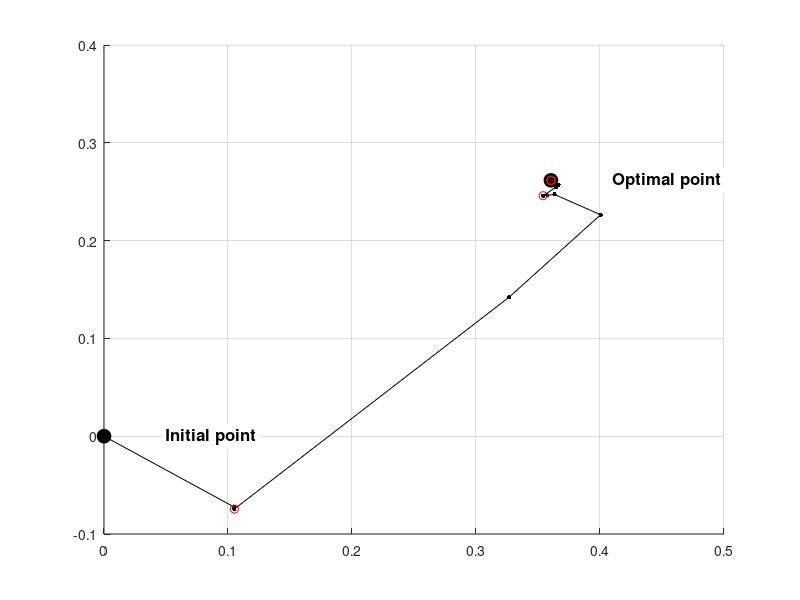

This figure's MATLAB source:
%%%
% MPC-425, Exercise 2
%%%
function QuadraticOptimization

% Problem:
%  min  0.5 * z' * prob.H * z + prob.q' * z
%  s.t. prob.G * z <= prob.d

%% Choose problem parameters
dim   = 2; % Number of optimization variables
speed = 'fast'; % set to 'fast' for fast convergence, and 'slow' to see what's going on
seed  = ceil(100*rand); % Set to any integer to choose the randomly generated problem

[prob,opt] = setupEx2(dim, speed, seed);

%%%%%%%%%%%%%%%%%%% THE BARRIER METHOD %%%%%%%%%%%%%%%%%%%
%%%%%%%%%%%%%%%%%%% THE BARRIER METHOD %%%%%%%%%%%%%%%%%%%

% Initialize
kappa = opt.kappa0;
z     = prob.z0;
zprev = z;

% Outer loop
stats.outerIterations = 0;
stats.innerIterations = 0;
tic
while kappa > opt.epsilon % Stop once the barrier term is small
  stats.outerIterations = stats.outerIterations + 1;
  
  % Inner loop (centering step)
  while 1
    stats.innerIterations = stats.innerIterations + 1;
    if any(prob.d-prob.G*z < 0), error('Current point z is not feasible'); end

    %vvvvvvvvvvvvvvvv YOUR CODE HERE vvvvvvvvvvvvvvvvvvv

    % Compute search Newton's direction 
    summ = 0;
    summ2 = 0;
    for k = 1:length(prob.d)
        di = prob.d(k);
        gi = prob.G(k,:);
        summ = summ + 1/(di-gi*z).^2*gi'*gi;
        summ2 = summ2 + 1/(di-gi*z)*gi';
    end
    A = prob.H + kappa*summ;
    b = -prob.H*z - prob.q - kappa*summ2;
    
    [L, U, P] = lu(A);
    y = L\P*b;
    Dz = U\y;

    %^^^^^^^^^^^^^^^^ YOUR CODE HERE ^^^^^^^^^^^^^^^^^^^

    if dim == 2, plot([z(1);zprev(1)],[z(2);zprev(2)],'k.-','markersize',10); drawnow; end

    t = 1;

    % Reduce t until z+t*Dz is feasible
    % (Backtrack for feasibility)
    % Use opt.beta / opt.alpha as the backtracking parameters

    while t > opt.epsilon && any(prob.G*(z+t*Dz) > prob.d)
      t = opt.beta*t;
    end

    % Reduce t to minimize f(z+t*Dz)
    % Use opt.beta / opt.alpha as the backtracking parameters

    while t > opt.epsilon
      fup   = prob.f(z+t*Dz) + kappa * prob.phi(z+t*Dz); 
      df    = prob.gradF(z)  + kappa * prob.gradPhi(z);
      fdown = prob.f(z)      + kappa * prob.phi(z) + opt.alpha*t*df'*Dz;

      if fup < fdown, break; end
      t=opt.beta*t;
    end

    % Termination condition
    % We stop if we're no longer making any progress, either because the
    % step size t is very small, or the size of the gradient is very small
    if t < opt.epsilon || norm(Dz) < opt.epsilon, break; end
    
    % Slow down convergence so we can see what's going on
    if opt.slow, t = min([t t/(20*norm(Dz)) ]); end
    
    % Take step
    zprev = z;
    z = z + t*Dz;
  end

  if dim == 2, plot(z(1),z(2),'ro'); drawnow; end

  % Decrease barrier parameter
  kappa = kappa * opt.mu;
end
stats.solveTime = toc;

%%%%%%%%%%%%%%%%%%% THE BARRIER METHOD END %%%%%%%%%%%%%%%%%%%
%%%%%%%%%%%%%%%%%%% THE BARRIER METHOD END %%%%%%%%%%%%%%%%%%%


%%
% Solve the optimization problem and compare
tic
[zopt,fval,flag] = quadprog(prob.H,prob.q,prob.G,prob.d);
stats.quadprogSolveTime = toc;
if flag ~= 1, error('Could not solve optimization problem'); end

fprintf('---------------------\n');
fprintf('Your optimal cost: %f\n', prob.f(z));
fprintf('True optimal cost: %f\n', fval);
fprintf('Error = %f\n\n', abs(prob.f(z) - fval));


if dim==2
  fprintf('---------------------\n');
  fprintf('Your optimal solution: [%.3f %.3f]\n', z(1), z(2));
  fprintf('True optimal solution: [%.3f %.3f]\n', zopt(1), zopt(2));
  fprintf('Norm of error = %f\n\n', norm(z-zopt));
end

fprintf('---------------------\n');
fprintf('Solution statistics:\n');
fprintf('  Number of outer iterations: %i\n', stats.outerIterations);
fprintf('  Number of inner iterations: %i\n', stats.innerIterations);
fprintf('  Solve time:                 %.2f seconds\n', stats.solveTime);
fprintf('  Matlab solve time:          %.2f seconds\n', stats.quadprogSolveTime);

end
%% 

%
% Setup a random quadratic program
%
function [prob, opt] = setupEx2(dim, speed, seed)


%% Create a random quadratic program with dim variables
prob = randomQP(dim, seed);

%% Plot the problem
if dim == 2
  plotOptimization(prob);
end

%% Barrier method parameters
% Select 'true' for slow convergence, so you can see the central path.
% Select 'false' for standard, fast convergence
opt = setBarrierParameters(strncmp(speed, 'slow', 1));

end

%% Set the optimization parameters
function opt = setBarrierParameters(isSlow)
if isSlow
  % Use these parameters for "slow" convergence, so you can see the central path
  opt.kappa0  = 100;   % Initial value of barrier parameter
  opt.alpha   = 0.02;  % Line search parameters
  opt.beta    = 0.9;
  opt.mu      = 0.8;   % Decrease rate for barrier parameter
  opt.epsilon = 1e-3;  % Optimality tolerance
  opt.slow    = true;
else
  % Use these parameters for "fast" convergence, to solve the optimization problem
  opt.kappa0  = 1;
  opt.alpha   = 0.02;
  opt.beta    = 0.7;
  opt.mu      = 1e-2;
  opt.epsilon = 1e-8;
  opt.slow    = false;
end
end

%% Plot the optimization problem (if it is 2D)
function plotOptimization(prob)
if prob.dim ~= 2
  fprintf('Can only plot two dimensional optimization problems\n');
  return
end
clf; hold on; grid on;
try
  P = Polyhedron(prob.G,prob.d);
  P.plot('alpha',0.1,'linewidth',3,'color','k');
  %plotPolyLine(polytope(prob.G,prob.d),'k',3);
  
  %[X,Y] = gridPolytope(polytope(prob.G,prob.d),50);
  [B,l,u]=bounding_box(polytope(prob.G,prob.d));
  [X,Y] = meshgrid(linspace(l(1)-0.1,u(1)+0.1,50),linspace(l(2)-0.1,u(2)+0.1,50));
  F = 0*X;
  for i = 1:size(X,1)
    for j = 1:size(X,2)
      z = [X(i,j);Y(i,j)];
      F(i,j) = prob.f(z);
    end
  end
  contour(X,Y,F,20);
catch
  warning('Could not plot the constraints - possibly MPT is not installed?');
end

% Compute optimal solution and plot
try
  [zopt,fval,flag] = quadprog(prob.H,prob.q,prob.G,prob.d);
  if flag ~= 1, error('Could not solve optimization problem'); end
  plot(zopt(1),zopt(2),'ko','markersize',10,'markerfacecolor','k');
  text(zopt(1)+0.05,zopt(2),'Optimal point','fontweight','bold','fontsize',12,'backgroundcolor','w');
  plot(prob.z0(1),prob.z0(2),'ko','markersize',10,'markerfacecolor','k');
  text(prob.z0(1)+0.05,prob.z0(2),'Initial point','fontweight','bold','fontsize',12,'backgroundcolor','w');
catch
  warning('Could not compute the optimal solution - possibly optimization toolbox isn''t installed?');
end

% Compute analytic center and plot
try
  x = sdpvar(size(prob.G,2),1);
  dd = optimize(prob.d-prob.G*x >= 0, -geomean(prob.d-prob.G*x));
  if dd.problem ~= 0, error('Could not compute analytic center'); end
  x = double(x);
  plot(x(1),x(2),'ko','markersize',10,'markerfacecolor','k');
  text(x(1)+0.05,x(2),'Analytic center','fontweight','bold','fontsize',12,'backgroundcolor','w');
  axis tight
catch
  warning('Could not compute analytic center - possibly YALMIP isn''t installed?');
end

end

%% Create a random quadratic program
function prob = randomQP(dim, seed)

% Number of optimization variables
prob.dim = dim;

% Set the seed of the random generator so we can get the same 'random'
% problem twice if we want
randn('state',seed);

% Create the problem
%  min  0.5 z'Hz + q'z s.t. Gx <= d
prob.G  = randn(5*dim,dim);
prob.d  = ones(5*dim,1);
prob.H  = randn(dim); prob.H = prob.H * prob.H';
prob.q  = randn(dim,1);

% We've chosen d = 1, so the point 0 is always in the interior of the
% constraints
prob.z0 = zeros(dim,1);

% Helper functions
prob.f       = @(z) 0.5*z'*prob.H*z + prob.q'*z;
prob.gradF   = @(z) prob.H*z + prob.q;
prob.phi     = @(z) sum(-log(prob.d-prob.G*z));
prob.gradPhi = @(z) prob.G'*diag(1./(prob.d-prob.G*z))*ones(length(prob.d),1);

end
